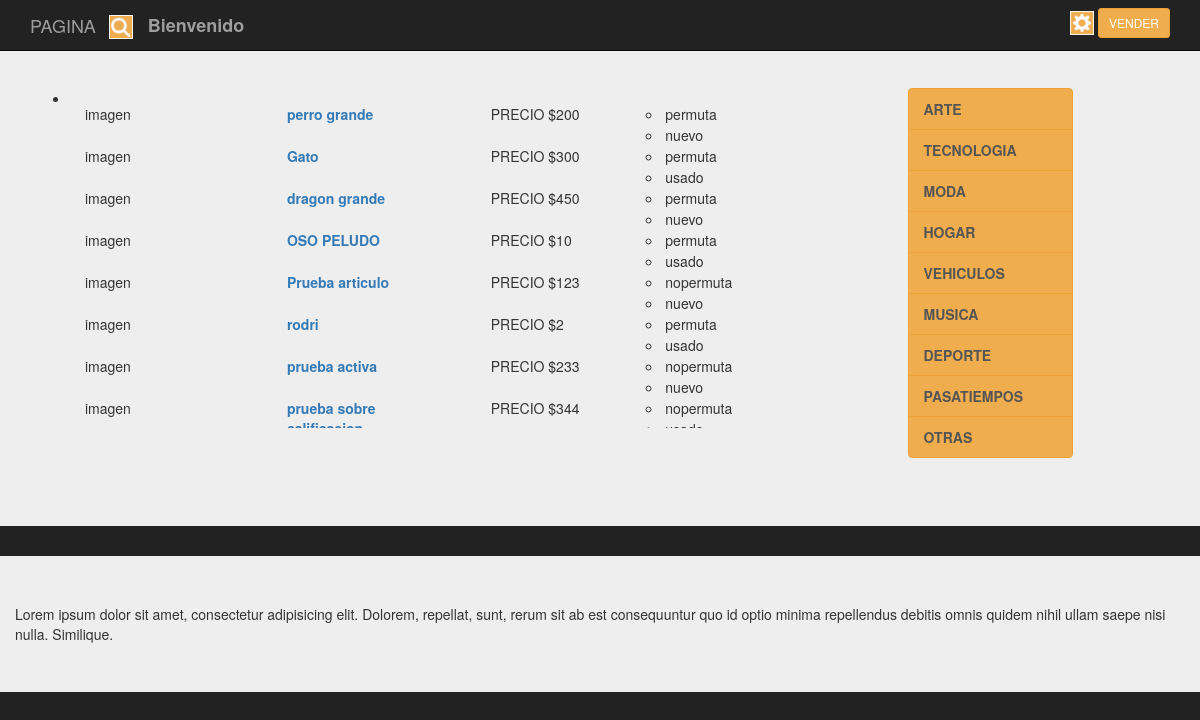
Screenshot of /backend/Presentacion/cargamenu.php with the database file from the repository.
### tables this page shows
CREATE TABLE `publicacion` (
  `id_pub` int(11) NOT NULL,
  `id_usup` int(11) NOT NULL,
  `nom_pub` varchar(40) DEFAULT NULL,
  `precio_pub` int(11) DEFAULT NULL,
  `stock_pub` int(11) DEFAULT NULL,
  `descripcion_pub` varchar(400) DEFAULT NULL,
  `img01_pub` varchar(20) DEFAULT NULL,
  `img02_pub` varchar(20) NOT NULL,
  `img03_pub` varchar(20) NOT NULL,
  `nuevo_pub` varchar(20) DEFAULT NULL,
  `fecha_pub` date DEFAULT NULL,
  `acepta_permuta_pub` varchar(20) DEFAULT NULL,
  `categoria_pub` varchar(20) DEFAULT NULL,
  `denuncia_pub` tinyint(1) DEFAULT NULL,
  `activa` varchar(20) NOT NULL
);

### backend/clases/Publicacion.class.php (called while the page is built, shortened)
<?php
require_once('../persistencia/PersistenciaPublicacion.class.php');
class Publicacion
{
    public function consultaTodos($conex)
    {
      $pu=new PersistenciaPublicacion;
      $datos= $pu->consTodos($conex);
      return $datos;
    }
}
?>

### backend/persistencia/PersistenciaPublicacion.class.php (called while the page is built, shortened)
<?php
class PersistenciaPublicacion
{
   public function consTodos( $conex)
   {
        $sql = "select * from publicacion";
        $result = $conex->prepare($sql);
		$result->execute();
		$resultados=$result->fetchAll();
       return $resultados;
    }
 }
?>

### backend/Presentacion/cargamenu.php (the view, shortened to what this page needs)
<?php
require_once('../clases/Publicacion.class.php');
?>
<!doctype html>
<html lang="en">
<head>
<link rel="stylesheet" href="https://maxcdn.bootstrapcdn.com/bootstrap/3.3.7/css/bootstrap.min.css">
<link rel="stylesheet" href="../css/estilos.css">
	</head>
<body>
		<div class="container">
			<nav class="navbar navbar-inverse navbar-fixed-top">
				  <div class="container">
					<div class="navbar-header">
					  <a class="navbar-brand" href="#">PAGINA</a>
					  <div class="navbar-brand">
							<form class="forma-busqueda cf" action="/search.php" method="post">
								<input name="keywords" id="search_box" type="text" placeholder="" >
							</form>
					  </div>
					</div>
					<div id="navbar" class="navbar-collapse collapse">
					<div class="navbar-brand"><label>Bienvenido <?php echo $_SESSION["LOGIN"];?></label></div>
					  <form class="navbar-form navbar-right">
							<div class="dropdown">
								<a href="#" class="dropdown-toggle" data-toggle="dropdown" data-hover="dropdown">
								<img src="../images/engine-icon.png" alt="">
								</a>
								<a href="venta.php" class="btn btn-warning btn-sm">VENDER</a>
							</div>
					  </form>
					</div>
				  </div>
			</nav>
		</div>
		<div class="jumbotron">
			<div class="container">
				<section class="main row">
					<div class="col-md-9">
					<ul class="pre-scrollable" class="claseLista">
						<li class="intem-resultado">
							<div class="container">
								<div class="row">
									<?php
										$conex = conectar();
										$d = new Publicacion();
										$datos_d=$d->consultaTodos($conex);
										$cuenta=count($datos_d);
									?>
									<?php
										for ($i=0;$i<$cuenta;$i++)
										{
										?>
											<div class="col-md-3">
											imagen
											</div>
											<div class="col-md-3">
											<strong>
												<a href="#" value="<?php echo $datos_d[$i][0]?>"  ><?php echo $datos_d[$i][2]?></a>
											</strong>
											</div>
											<div class="col-md-2">
												<strong>
												<option value="<?php echo $datos_d[$i][0]?>"  >PRECIO $<?php echo $datos_d[$i][3]?></option>
												</strong>
											</div>
											<div class="col-md-4">
												<ul>
													<li><option value="<?php echo $datos_d[$i][0]?>"  ><?php echo $datos_d[$i][11]?></option></li>
													<li><option value="<?php echo $datos_d[$i][0]?>"  ><?php echo $datos_d[$i][9]?></option></li>
												</ul>
											</div>
								<?php
								}
								?>
								</div>
							</div>
						</li>
					</ul>
					</div>
					<div>
						<div class="col-xs-6 col-sm-3 col-md-2 sidebar-offcanvas aling-left" id="sidebar">
						  <div class="list-group"><b>
						 	<a href="#" class="list-group-item">ARTE</a>
							<a href="#" class="list-group-item">TECNOLOGIA</a>
							<a href="#" class="list-group-item">MODA</a>
							<a href="#" class="list-group-item">HOGAR</a>
							<a href="#" class="list-group-item">VEHICULOS</a>
							<a href="#" class="list-group-item">MUSICA</a>
							<a href="#" class="list-group-item">DEPORTE</a>
							<a href="#" class="list-group-item">PASATIEMPOS</a>
							<a href="#" class="list-group-item">OTRAS</a>
							</b>
						  </div>
						</div>
					</div>
				</section>
			</div>
		</div>
		<div class="jumbotron">
		<div class="container">
			<div class="row">
			Lorem ipsum dolor sit amet, consectetur adipisicing elit. Dolorem, repellat, sunt, rerum sit ab est consequuntur quo id optio minima repellendus debitis omnis quidem nihil ullam saepe nisi nulla. Similique.
				</div>
		</div>
</body>
</html>

### backend/Css/estilos.css (style rules this page uses)
body { padding-top: 40px; padding-bottom: 40px; background-color: #222; }
.list-group-item { color: #fff; background-color: #f0ad4e; border-color: #eea236 }
.intem-resultado { border-bottom: 1px solid #cdcdcd; }
.forma-busqueda { margin-left: -2px; }
.forma-busqueda input { color: transparent; width: 24px; height: 24px; float: left; border: 0; background: #007ABE url(../images/search-icon.png) no-repeat center; -webkit-transition:all 0.5s linear; -o-transition:all 0.5s linear; -moz-transition:all 0.5s linear; -ms-transition:all 0.5s linear; transition:all 0.5s linear; }

### rows the page displays
publicacion: $datos_d[$i][0] 9 (drawn), nom_pub "perro grande"
publicacion: $datos_d[$i][0] 10 (drawn), nom_pub "Gato"
publicacion: $datos_d[$i][0] 11 (drawn), nom_pub "dragon grande"
publicacion: $datos_d[$i][0] 12 (drawn), nom_pub "OSO PELUDO"
publicacion: $datos_d[$i][0] 14 (drawn), nom_pub "Prueba articulo"
publicacion: $datos_d[$i][0] 15 (drawn), nom_pub "rodri"
publicacion: $datos_d[$i][0] 16 (drawn), nom_pub "prueba activa"
publicacion: $datos_d[$i][0] 17 (drawn), nom_pub "prueba sobre…"
